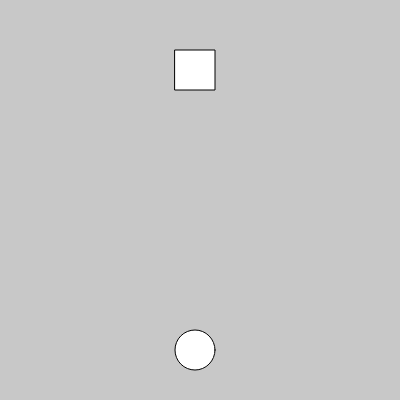
Frame 1 (no input)
Frame 60 (no input): identical to frame 1, image omitted
Frame 120 (the mouse pressed at the canvas centre since frame 60): identical to frame 1, image omitted

The p5.js sketch that drew this single still picture (run headless with seeded random() and noise() and a simulated clock; from frame 60 on, the mouse is pressed at the canvas centre):

// p5.js sketch
// ── sketch.js
/* 
    Equipe: 
        Victor Moura Botelho Medeiros - Subturma D (T01) (Líder) 
        André Luis Miranda dos Santos - Subturma D (T01)
        Etapa 3
*/


var x = 195;
var y = 350;
var xd
var yd
var estadoDisparo = false;

function setup() {
  createCanvas(400, 400);
}

function draw() {
  background(200);

  if (keyIsDown(RIGHT_ARROW)) {
    x = x + 5;
  }
  if (keyIsDown(LEFT_ARROW)) {
    x = x - 5;
  }
  if (keyIsDown(UP_ARROW)) {
    y = y - 5;
  }
  if (keyIsDown(DOWN_ARROW)) {
    y = y + 5;
  }

  ellipse(x, y, 40, 40);
  square(175, 50, 40);


  if (keyIsDown(CONTROL) && estadoDisparo == false) {

    xd = x;
    yd = y;
    estadoDisparo = true;
  }

  if (estadoDisparo == true) {
    ellipse(xd, yd, 10, 10)
    yd = yd - 10;
    if (yd < 0) {
      estadoDisparo = false;
    }
  }


}
// ── Projeto jogo etapa1_2019_04_26_14_53_48.js
/* 
    Equipe: 
        Victor Moura Botelho Medeiros - Subturma D (T01) (Líder) 
        André Luis Miranda dos Santos - Subturma D (T01)
        Etapa 1
*/



function setup() {
  createCanvas(400, 400);
}

function draw() {
  background(100);
  ellipse(195, 350, 40, 40);
  square(175,50, 40);
}
